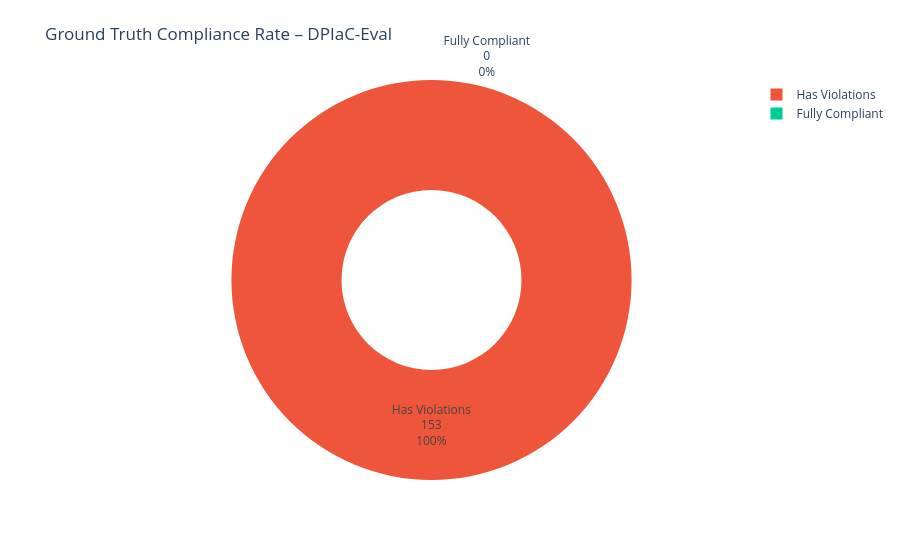

The code cell stored with this chart in its notebook:
### Code cell
compliant_n   = int(df_result['fully_compliant'].sum())
noncompliant_n = len(df_result) - compliant_n

fig4 = go.Figure(go.Pie(
    labels=['Fully Compliant', 'Has Violations'],
    values=[compliant_n, noncompliant_n],
    marker_colors=['#00CC96', '#EF553B'],
    hole=0.45,
    textinfo='label+percent+value',
))
fig4.update_layout(
    title='Ground Truth Compliance Rate – DPIaC-Eval',
    margin=dict(t=80), height=400,
)
fig4.write_image(str(OUTPUT_DIR / 'fig4_compliance_pie.png'), scale=2)
fig4.show()

### Figure 1 — Plotly figure (JSON) as saved in the notebook; plotly's stock layout.template omitted (floating-point values rounded to 4 significant figures)
{"data": [{"hole": 0.45, "labels": ["Fully Compliant", "Has Violations"], "marker": {"colors": ["#00CC96", "#EF553B"]}, "textinfo": "label+percent+value", "type": "pie", "values": [0, 153]}], "layout": {"autosize": true, "margin": {"t": 80}, "title": {"text": "Ground Truth Compliance Rate – DPIaC-Eval"}}}
